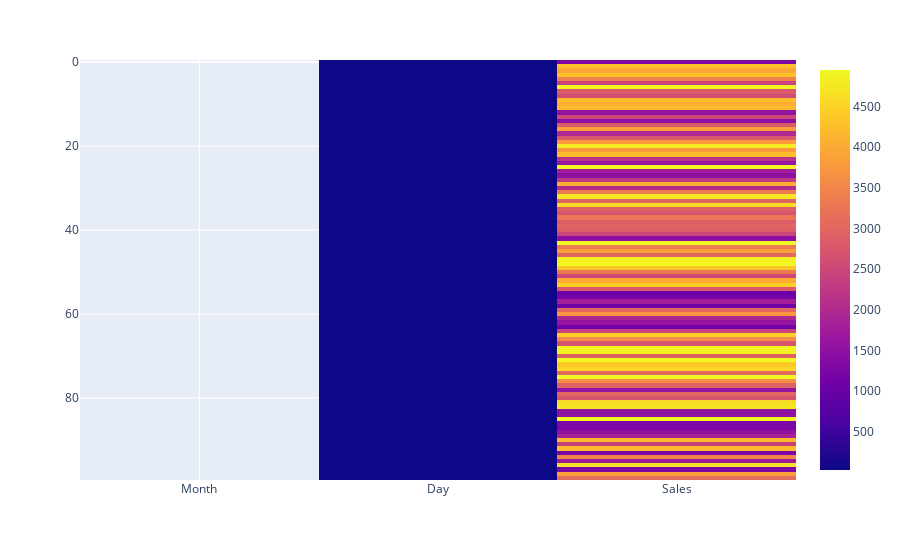

The cell this chart's notebook holds for it:
### Markdown cell above
### 3. Using the sales data, generate a heatmap to visualize the variation in sales across different months and days. np.random.seed(20)
data = {
    'Month': np.random.choice(['Jan', 'Feb', 'Mar', 'Apr', 'May'], 100),
    'Day': np.random.choice(range(1, 31), 100),
    'Sales': np.random.randint(1000, 5000, 100)
}
df = pd.DataFrame(data)

### Code cell
np.random.seed(20)
data = {
    'Month': np.random.choice(['Jan', 'Feb', 'Mar', 'Apr', 'May']),
    'Day': np.random.choice(range(1, 31)),
    'Sales': np.random.randint(1000, 5000, 100)
}
df = pd.DataFrame(data)
fig=px.imshow(df)
fig.show()

### Figure 1 — Plotly figure (JSON) as saved in the notebook; plotly's stock layout.template omitted (floating-point values rounded to 4 significant figures; data arrays with more than 128 entries replaced by an {"elided": "..."} marker saying what was removed)
{"data": [{"coloraxis": "coloraxis", "hovertemplate": "x: %{x}<br>y: %{y}<br>color: %{z}<extra></extra>", "name": "0", "type": "heatmap", "x": ["Month", "Day", "Sales"], "xaxis": "x", "y": [0, 1, 2, 3, 4, 5, 6, 7, 8, 9, 10, 11, 12, 13, 14, 15, 16, 17, 18, 19, 20, 21, 22, 23, 24, 25, 26, 27, 28, 29, 30, 31, 32, 33, 34, 35, 36, 37, 38, 39, 40, 41, 42, 43, 44, 45, 46, 47, 48, 49, 50, 51, 52, 53, 54, 55, 56, 57, 58, 59, 60, 61, 62, 63, 64, 65, 66, 67, 68, 69, 70, 71, 72, 73, 74, 75, 76, 77, 78, 79, 80, 81, 82, 83, 84, 85, 86, 87, 88, 89, 90, 91, 92, 93, 94, 95, 96, 97, 98, 99], "yaxis": "y", "z": {"elided": "100x3 mixed values"}}], "layout": {"autosize": true, "coloraxis": {"colorscale": [[0, "#0d0887"], [0.1111, "#46039f"], [0.2222, "#7201a8"], [0.3333, "#9c179e"], [0.4444, "#bd3786"], [0.5556, "#d8576b"], [0.6667, "#ed7953"], [0.7778, "#fb9f3a"], [0.8889, "#fdca26"], [1, "#f0f921"]]}, "margin": {"t": 60}, "xaxis": {"anchor": "y", "autorange": true, "constrain": "domain", "domain": [0, 1], "range": [-0.5, 2.5], "scaleanchor": "y", "type": "category"}, "yaxis": {"anchor": "x", "autorange": true, "constrain": "domain", "domain": [0, 1], "range": [99.5, -0.5], "type": "linear"}}}
